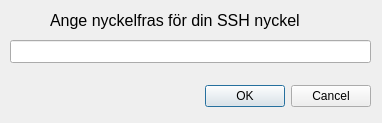
<?xml version="1.0" encoding="UTF-8"?>
<ui version="4.0">
 <class>PassPhrase</class>
 <widget class="QDialog" name="PassPhrase">
  <property name="geometry">
   <rect>
    <x>0</x>
    <y>0</y>
    <width>382</width>
    <height>123</height>
   </rect>
  </property>
  <property name="windowTitle">
   <string>Nyckelfras för din SSH nyckel</string>
  </property>
  <widget class="QDialogButtonBox" name="buttonBox">
   <property name="geometry">
    <rect>
     <x>30</x>
     <y>80</y>
     <width>341</width>
     <height>32</height>
    </rect>
   </property>
   <property name="orientation">
    <enum>Qt::Horizontal</enum>
   </property>
   <property name="standardButtons">
    <set>QDialogButtonBox::Cancel|QDialogButtonBox::Ok</set>
   </property>
  </widget>
  <widget class="QLabel" name="label">
   <property name="geometry">
    <rect>
     <x>50</x>
     <y>10</y>
     <width>271</width>
     <height>20</height>
    </rect>
   </property>
   <property name="font">
    <font>
     <pointsize>12</pointsize>
    </font>
   </property>
   <property name="text">
    <string>Ange nyckelfras för din SSH nyckel</string>
   </property>
  </widget>
  <widget class="QLineEdit" name="txtPassPhrase">
   <property name="geometry">
    <rect>
     <x>10</x>
     <y>40</y>
     <width>361</width>
     <height>23</height>
    </rect>
   </property>
   <property name="inputMethodHints">
    <set>Qt::ImhHiddenText|Qt::ImhNoAutoUppercase|Qt::ImhNoPredictiveText</set>
   </property>
   <property name="echoMode">
    <enum>QLineEdit::Password</enum>
   </property>
  </widget>
 </widget>
 <resources/>
 <connections>
  <connection>
   <sender>buttonBox</sender>
   <signal>accepted()</signal>
   <receiver>PassPhrase</receiver>
   <slot>accept()</slot>
   <hints>
    <hint type="sourcelabel">
     <x>248</x>
     <y>254</y>
    </hint>
    <hint type="destinationlabel">
     <x>157</x>
     <y>274</y>
    </hint>
   </hints>
  </connection>
  <connection>
   <sender>buttonBox</sender>
   <signal>rejected()</signal>
   <receiver>PassPhrase</receiver>
   <slot>reject()</slot>
   <hints>
    <hint type="sourcelabel">
     <x>316</x>
     <y>260</y>
    </hint>
    <hint type="destinationlabel">
     <x>286</x>
     <y>274</y>
    </hint>
   </hints>
  </connection>
 </connections>
</ui>
